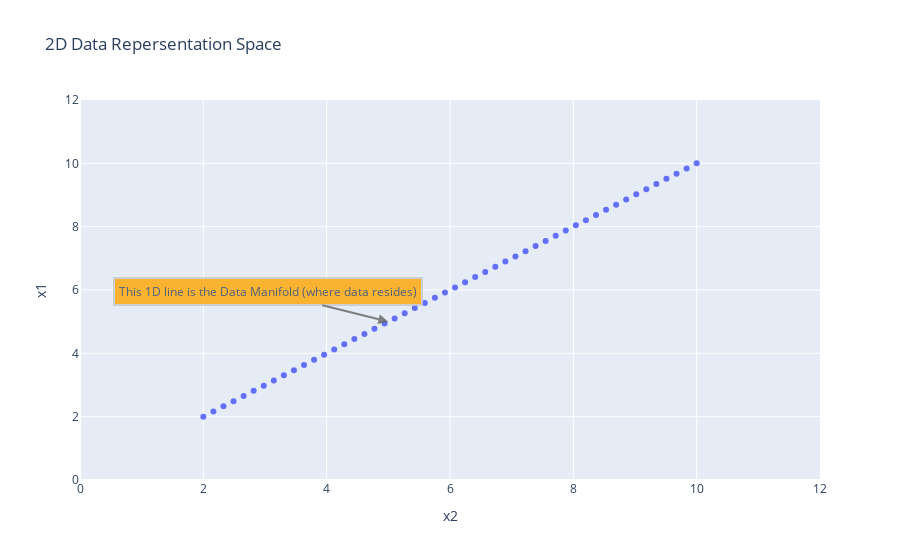

The cell this chart's notebook holds for it:
### Markdown cell above
# 1.2 How Autoencoders work

### Code cell
from plotly.offline import init_notebook_mode, iplot
import plotly.graph_objs as go
import numpy as np
init_notebook_mode(connected=True)

## generate random data
N = 50
random_x=np.linspace(2,10, N)
random_y1 = np.linspace(2,10,N)
random_y2 = np.linspace(2,10,N)

trace1 = go.Scatter(x=random_x,y=random_y1,mode='markers',name='Actual Data')
trace2 = go.Scatter(x=random_x,y=random_y2,mode='lines',name='Model')
layout = go.Layout(title='2D Data Repersentation Space', xaxis=dict(title='x2', range=(0,12)),
                  yaxis=dict(title='x1',range=(0,12)), height=400, 
                   annotations=[dict(x=5,y=5,xref='x',yref='y',text='This 1D line is the Data Manifold (where data resides)',
                                    showarrow=True, align='center',arrowhead=2,arrowsize=1,arrowwidth=2,arrowcolor='#636363',
                                    ax=-120, ay=-30, bordercolor='#c7c7c7', borderwidth=2,borderpad=4, bgcolor='orange',opacity=0.8)])
figure = go.Figure(data=[trace1],layout=layout)
iplot(figure)

### Figure 1 — Plotly figure (JSON) as saved in the notebook; plotly's stock layout.template omitted (floating-point values rounded to 4 significant figures)
{"data": [{"mode": "markers", "name": "Actual Data", "type": "scatter", "x": [2, 2.163, 2.327, 2.49, 2.653, 2.816, 2.98, 3.143, 3.306, 3.469, 3.633, 3.796, 3.959, 4.122, 4.286, 4.449, 4.612, 4.776, 4.939, 5.102, 5.265, 5.429, 5.592, 5.755, 5.918, 6.082, 6.245, 6.408, 6.571, 6.735, 6.898, 7.061, 7.224, 7.388, 7.551, 7.714, 7.878, 8.041, 8.204, 8.367, 8.531, 8.694, 8.857, 9.02, 9.184, 9.347, 9.51, 9.673, 9.837, 10], "y": [2, 2.163, 2.327, 2.49, 2.653, 2.816, 2.98, 3.143, 3.306, 3.469, 3.633, 3.796, 3.959, 4.122, 4.286, 4.449, 4.612, 4.776, 4.939, 5.102, 5.265, 5.429, 5.592, 5.755, 5.918, 6.082, 6.245, 6.408, 6.571, 6.735, 6.898, 7.061, 7.224, 7.388, 7.551, 7.714, 7.878, 8.041, 8.204, 8.367, 8.531, 8.694, 8.857, 9.02, 9.184, 9.347, 9.51, 9.673, 9.837, 10]}], "layout": {"annotations": [{"align": "center", "arrowcolor": "#636363", "arrowhead": 2, "arrowsize": 1, "arrowwidth": 2, "ax": -120, "ay": -30, "bgcolor": "orange", "bordercolor": "#c7c7c7", "borderpad": 4, "borderwidth": 2, "opacity": 0.8, "showarrow": true, "text": "This 1D line is the Data Manifold (where data resides)", "x": 5, "xref": "x", "y": 5, "yref": "y"}], "title": {"text": "2D Data Repersentation Space"}, "xaxis": {"range": [0, 12], "title": {"text": "x2"}, "type": "linear"}, "yaxis": {"range": [0, 12], "title": {"text": "x1"}, "type": "linear"}, "autosize": true}}
